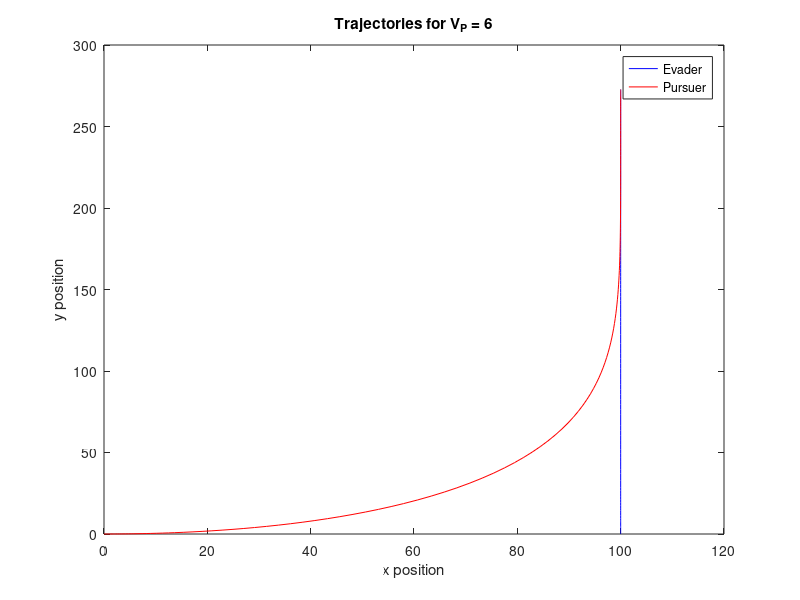
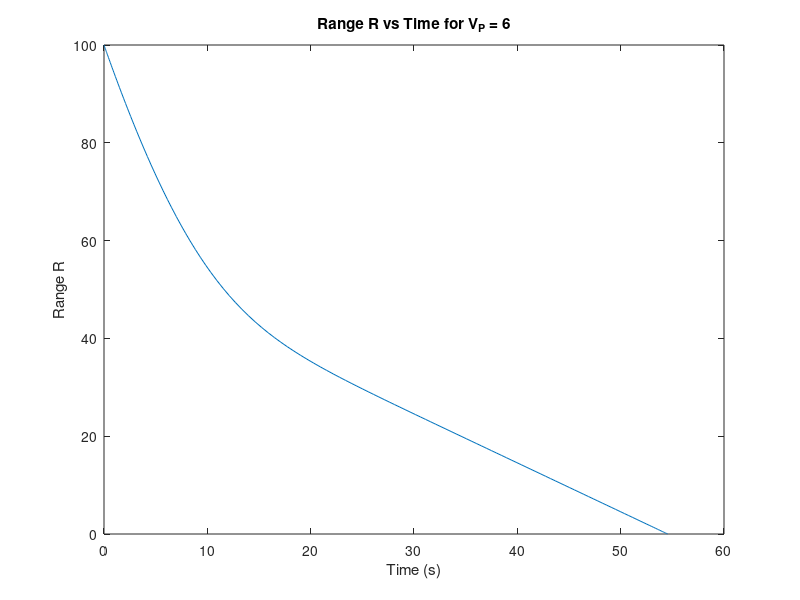
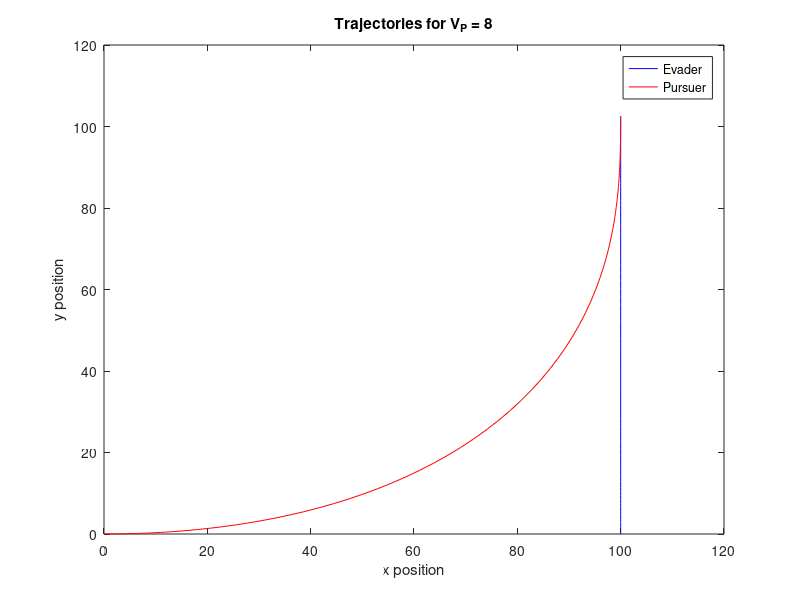
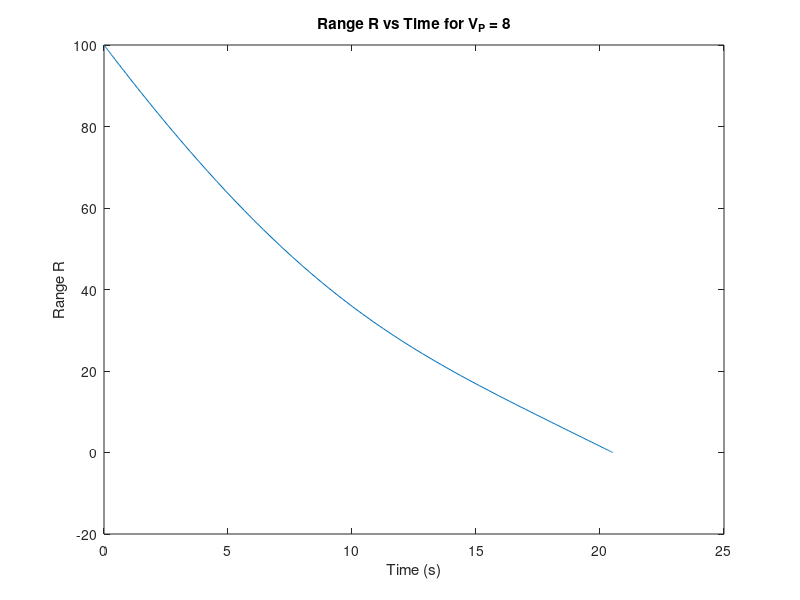

Write MATLAB code to recreate these figures, in order.
function pursuit_simulation()
    % Define initial positions and speeds
    xE0 = 100; % Evader initial x position
    yE0 = 0;   % Evader initial y position
    xP0 = 0;   % Pursuer initial x position
    yP0 = 0;   % Pursuer initial y position
    V_E = 5;   % Evader constant speed
    VP_values = [6, 8, 11]; % Pursuer speeds to simulate
    
    % Iterate over different VP values
    for VP = VP_values
        % Define simulation time span
        t_span = [0, 100];
        
        % Define initial state vector
        initial_state = [xE0, yE0, xP0, yP0, atan2(yE0, xE0 - xP0), hypot(xE0 - xP0, yE0 - yP0)];
        
        % Set options for the ODE solver
        options = odeset('Events', @eventFunc, 'RelTol', 1e-6, 'AbsTol', 1e-6);
        
        % Solve the differential equations using ode45
        [t, state] = ode45(@(t, y) pursuitODE(t, y, V_E, VP), t_span, initial_state, options);
        
        % Extract states
        xE = state(:, 1);
        yE = state(:, 2);
        xP = state(:, 3);
        yP = state(:, 4);
        beta = state(:, 5);
        R = state(:, 6);
        
        % Plot trajectories of E and P
        figure;
        plot(xE, yE, 'b', xP, yP, 'r');
        xlabel('x position');
        ylabel('y position');
        legend('Evader', 'Pursuer');
        title(['Trajectories for V_P = ' num2str(VP)]);
        
        % Plot R vs time
        figure;
        plot(t, R);
        xlabel('Time (s)');
        ylabel('Range R');
        title(['Range R vs Time for V_P = ' num2str(VP)]);
        
        % Calculate theoretical time of capture Tc
        Tc = interp1(R, t, 0); % Interpolate time when R = 0
        
        disp(['For V_P = ' num2str(VP) ', theoretical time of capture Tc = ' num2str(Tc)]);
    end
end

function dydt = pursuitODE(~, y, V_E, VP)
    % Extract states
    xE = y(1);
    yE = y(2);
    xP = y(3);
    yP = y(4);
    beta = y(5);
    R = y(6);
    
    % Differential equations
    dydt = zeros(6, 1);
    dydt(1) = 0;
    dydt(2) = V_E;
    dydt(3) = VP * cos(beta);
    dydt(4) = VP * sin(beta);
    dydt(5) = (V_E / R) * cos(beta);
    dydt(6) = V_E * cos(beta - pi/2) - VP;
end

function [value, isterminal, direction] = eventFunc(~, y)
    % Event function to stop simulation when R = 0
    value = y(6); % R
    isterminal = 1; % Stop the integration
    direction = -1; % Negative direction
end
